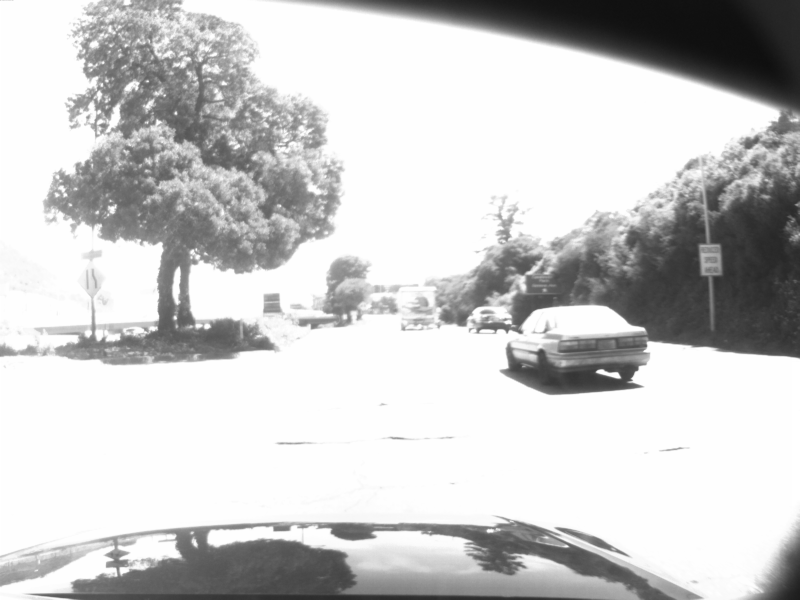
#> input picture images/mono_0000000002.png, 1600 x 1200 px (shown at 1/2 size); its folder holds only this picture in this run
$ python track.py   (Python 2 division)   (older library calls are emulated)
#> lines starting #> are read from the running program, lines starting #| are printed output that depends on the picture; after the words box and inside, x2 and y2 are one past the last pixel; in counts of white or black regions, pixels touching at a corner belong together
#! /usr/bin/env python
import os
import sys
import csv
import cv2
import glob
import numpy as np
import math
import linefn
from matplotlib import pyplot as plt

# Todo conf structures
LANE_ROI_START_Y = 600

MIN_LANE_LENGTH = 150
MIN_LANE_ANGLE = 10

GAUSSIAN_KERNEL_SIZE = (5,5)
GAUSSIAN_KERNEL_SIGX = 0
GAUSSIAN_KERNEL_SIGY = 0

CLAHE_CLIP_LIMIT=2.0
CLAHE_TILE_GRID_SIZE=(8,8)

CANNY_HYSTERESIS_MAXVAL = 120
CANNY_HYSTERESIS_MINVAL = 60
CANNY_L2_GRADIENT=True
CANNY_APERTURE_SIZE=3

HOUGH_MIN_VOTES = 100
HOUGH_MIN_LINE_LEN = 120
HOUGH_MAX_LINE_GAP = 18

LANE_CALIBRATION = { 'lx': 300, 'ly': 438, 'vx': 722, 'vy': 0, 'rx':  1222, 'ry': 438}

DRAW_ALL_HOUGH_LINES = False
DRAW_CALIBRATION = False
DRAW_FILTERED_LANES = False

DISPLAY_FULL_IMAGE=True


# [19 lines left out: functions getLaneCalibrationPoints, getLinesInCenterLaneProximity, not called in this run]

def sortLineFcn(line): # TODO write sorting key function with fitting  criteria
    return line[4]

# [72 lines left out: functions lineInnerProduct, getApproxCenterLanes, RetrieveWorldCoordinates, drawCalibration, DrawResults, not called in this run]

if __name__ == "__main__":

    cv2.namedWindow('Lane Markers')
    imgs = glob.glob("images/*.png")

    intercepts = []
    try:
        fsel = int(sys.argv[1])
    except IndexError:
        fsel = None

    fnum = 0
    for fname in imgs:
        fnum+=1
        if fsel != None and fnum != fsel:
            continue

        # Load image and prepare output image
        original_img = cv2.imread(fname)
#> original_img is the input picture: shape (1200, 1600, 3); min 13, max 255, mean 202.1
        img = cv2.split(original_img)[0] # remove redundant channels
        (height, width) = img.shape[:2]
#> height = 1200; width = 1600

        # Preprocessing ----------------
        # Lane - ROI
        lane_roi = img[LANE_ROI_START_Y:height, :]
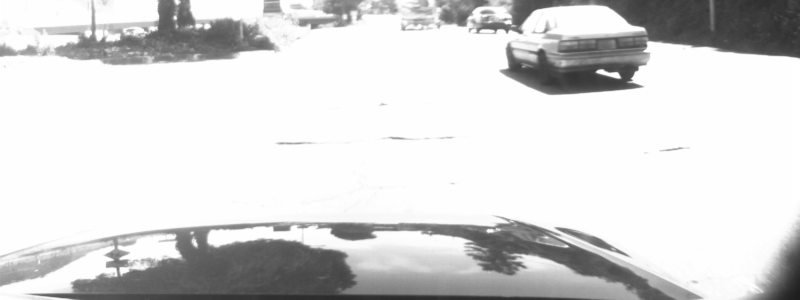
#> lane_roi: shape (600, 1600) (shown at 1/2 size); min 28, max 255, mean 215.7

        # Prepare output image
        out_img1 = np.ones(lane_roi.shape, dtype="uint8") * 255
        out_img2 = out_img1.copy()

        # Adaptive Histogram Equalization
        clahe = cv2.createCLAHE(clipLimit=CLAHE_CLIP_LIMIT, tileGridSize=CLAHE_TILE_GRID_SIZE)
        lane_roi = clahe.apply(lane_roi)
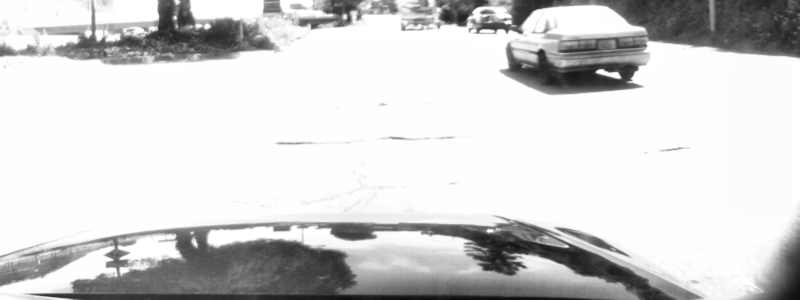
#> lane_roi: shape (600, 1600) (shown at 1/2 size); min 9, max 255, mean 210.9

        # Noise elimination
        lane_roi_filtered = cv2.GaussianBlur(lane_roi,GAUSSIAN_KERNEL_SIZE, GAUSSIAN_KERNEL_SIGX, GAUSSIAN_KERNEL_SIGY)

        # Edge detection -----------------
        lane_roi_edges = cv2.Canny(lane_roi_filtered,threshold1=CANNY_HYSTERESIS_MINVAL,threshold2=CANNY_HYSTERESIS_MAXVAL, L2gradient=CANNY_L2_GRADIENT, apertureSize=CANNY_APERTURE_SIZE)
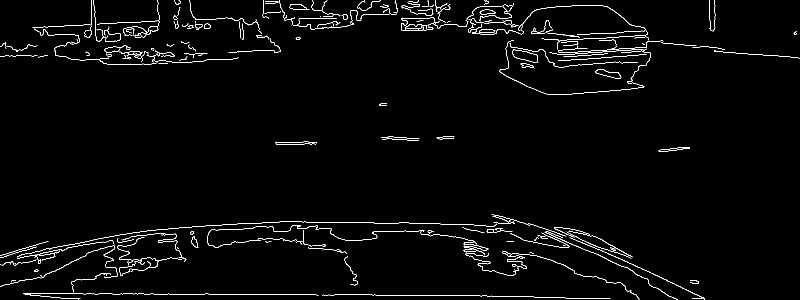
#> lane_roi_edges: shape (600, 1600) (shown at 1/2 size); 2% white in thin lines or dots

        # Car hood black out
        mask = np.zeros(lane_roi_edges.shape, dtype=np.uint8)
        roi_corners = np.array([[ (0,0), (0, 1092-600), (90, 1065-600), (251, 1037-600), (381, 1029-600), (522, 1018-600), (824, 1009-600), (940 ,1014-600), (1087, 1030-600), (1206, 1053-600), (1322, 1116-600), (1435, height-600),(1477, height-600), (1598, 988-600), (width, 0)]], dtype=np.int32)
        cv2.fillPoly(mask, roi_corners, 255)
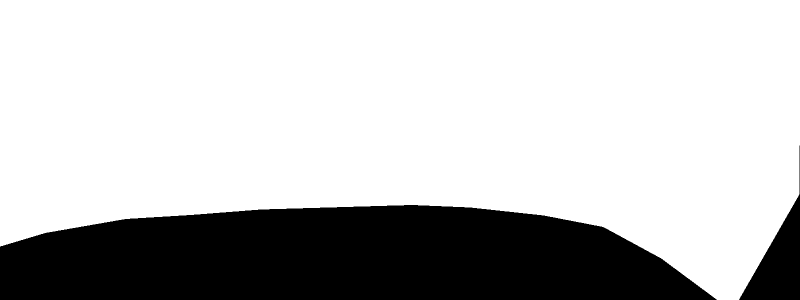
#> mask: shape (600, 1600) (shown at 1/2 size); 75.6% white; 2 black regions, box (x1, y1, x2, y2) and area: (0, 410, 1434, 600) 221511, (1478, 291, 1600, 600) 13135
        lane_roi_edges = cv2.bitwise_and(lane_roi_edges, mask)
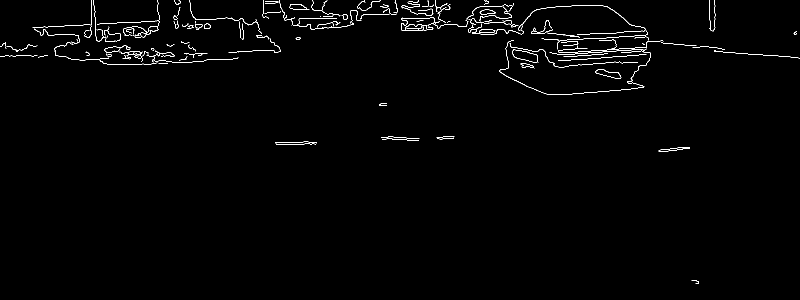
#> lane_roi_edges: shape (600, 1600) (shown at 1/2 size); 1.1% white in thin lines or dots
        lane_roi_edges_copy = lane_roi_edges.copy()

        # Hough Lines -----------------
        lines = cv2.HoughLinesP(lane_roi_edges_copy,rho=1,theta=1*np.pi/180,threshold=HOUGH_MIN_VOTES,minLineLength = HOUGH_MIN_LINE_LEN,maxLineGap = HOUGH_MAX_LINE_GAP) # Probabilistic hough
#> lines = [[65, 55, 318, 42], [1471, 106, 1596, 115], [1127, 70, 1293, 62], [938, 56, 1062, 65], [1125, 105, 1293, 94], [1119, 109, 1292, 97], [1124, 120, 1300, 108], [742, 13, 899, 13]]
#> (the run stopped early here; a loop or call above may not have finished)

$ run again, on images/mono_0000000007.png
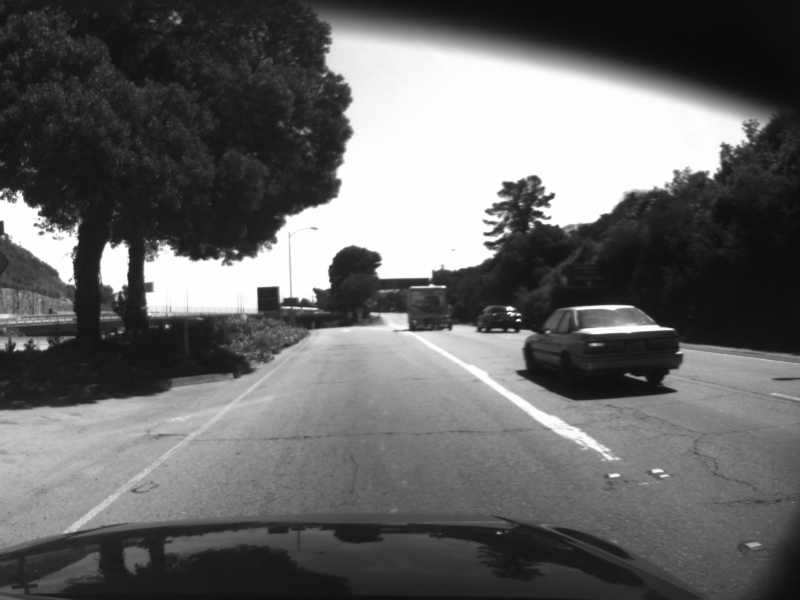
#> input picture images/mono_0000000007.png, 1600 x 1200 px (shown at 1/2 size)
#> original_img is the input picture: shape (1200, 1600, 3); min 8, max 255, mean 102.3
#> `lane_roi = clahe.apply(lane_roi)`:
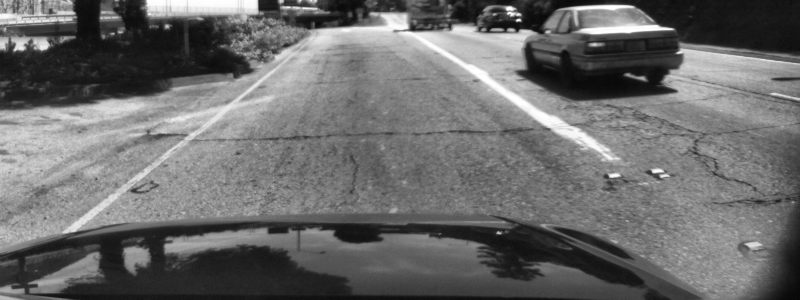
#> lane_roi: shape (600, 1600) (shown at 1/2 size); min 6, max 255, mean 107.5
#> mask: shape (600, 1600); 75.6% white; 2 black regions, box (x1, y1, x2, y2) and area: (0, 410, 1434, 600) 221511, (1478, 291, 1600, 600) 13135
#> `lane_roi_edges = cv2.bitwise_and(lane_roi_edges, mask)`:
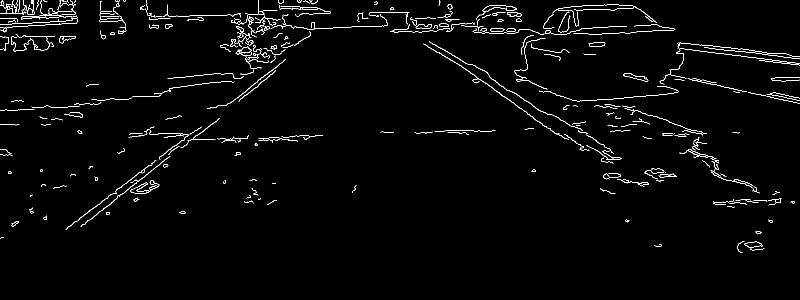
#> lane_roi_edges: shape (600, 1600) (shown at 1/2 size); 1.9% white in thin lines or dots, all inside (x1, y1, x2, y2) = (0, 0, 1600, 506)
#> lines = 15 rows, first 6: [1356, 96, 1599, 126], [25, 53, 153, 46], [13, 23, 152, 30], [162, 452, 339, 313], [134, 455, 318, 317], [0, 37, 154, 34]

$ run again, on images/mono_0000000014.png
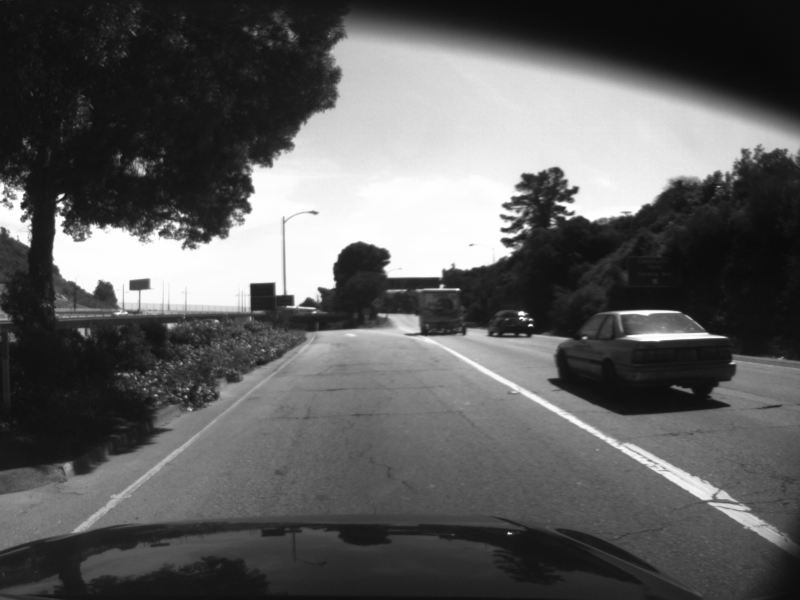
#> input picture images/mono_0000000014.png, 1600 x 1200 px (shown at 1/2 size)
#> original_img is the input picture: shape (1200, 1600, 3); min 8, max 255, mean 93.4
#> `lane_roi = clahe.apply(lane_roi)`:
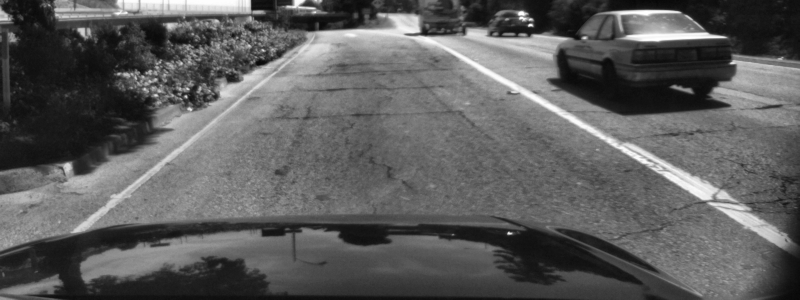
#> lane_roi: shape (600, 1600) (shown at 1/2 size); min 6, max 255, mean 92.9
#> mask: shape (600, 1600); 75.6% white; 2 black regions, box (x1, y1, x2, y2) and area: (0, 410, 1434, 600) 221511, (1478, 291, 1600, 600) 13135
#> `lane_roi_edges = cv2.bitwise_and(lane_roi_edges, mask)`:
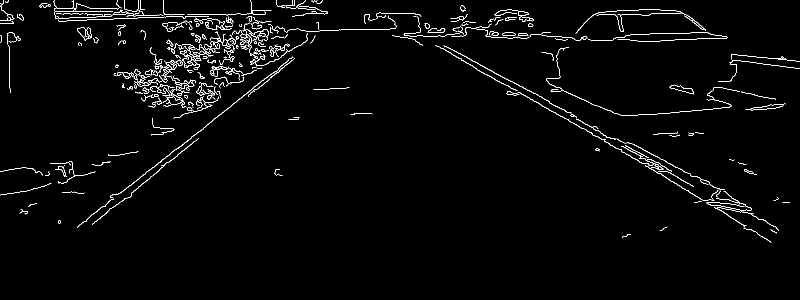
#> lane_roi_edges: shape (600, 1600) (shown at 1/2 size); 2.1% white in thin lines or dots, all inside (x1, y1, x2, y2) = (0, 0, 1600, 485)
#> lines = 25 rows, first 6: [155, 453, 460, 214], [364, 28, 530, 28], [1167, 257, 1514, 465], [888, 91, 1098, 202], [414, 249, 586, 114], [336, 95, 600, 91]

$ run again, on images/mono_0000000003.png
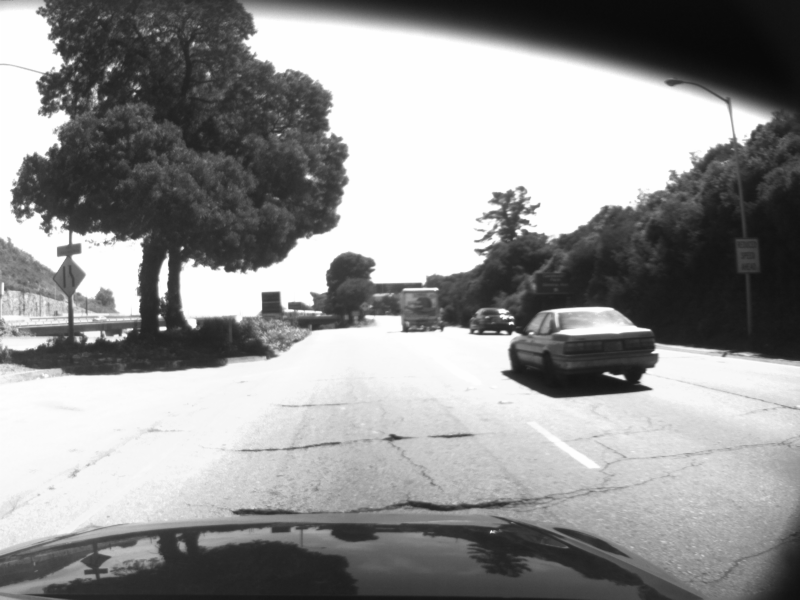
#> input picture images/mono_0000000003.png, 1600 x 1200 px (shown at 1/2 size)
#> original_img is the input picture: shape (1200, 1600, 3); min 8, max 255, mean 147.1
#> `lane_roi = clahe.apply(lane_roi)`:
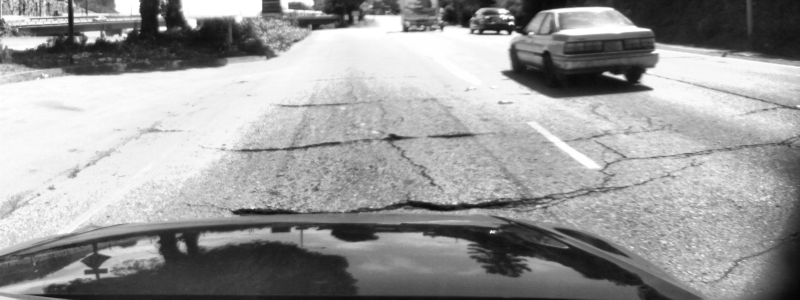
#> lane_roi: shape (600, 1600) (shown at 1/2 size); min 3, max 255, mean 154.7
#> mask: shape (600, 1600); 75.6% white; 2 black regions, box (x1, y1, x2, y2) and area: (0, 410, 1434, 600) 221511, (1478, 291, 1600, 600) 13135
#> `lane_roi_edges = cv2.bitwise_and(lane_roi_edges, mask)`:
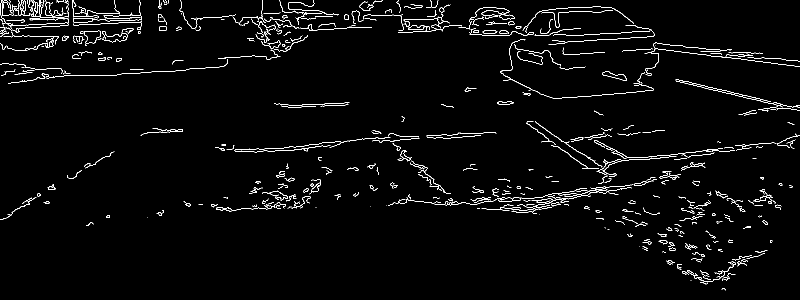
#> lane_roi_edges: shape (600, 1600) (shown at 1/2 size); 2.5% white in thin lines or dots
#> lines = 20 rows, first 6: [9, 58, 282, 43], [1, 29, 209, 33], [1310, 97, 1595, 132], [1294, 314, 1462, 294], [1, 15, 238, 28], [1360, 164, 1561, 211]
